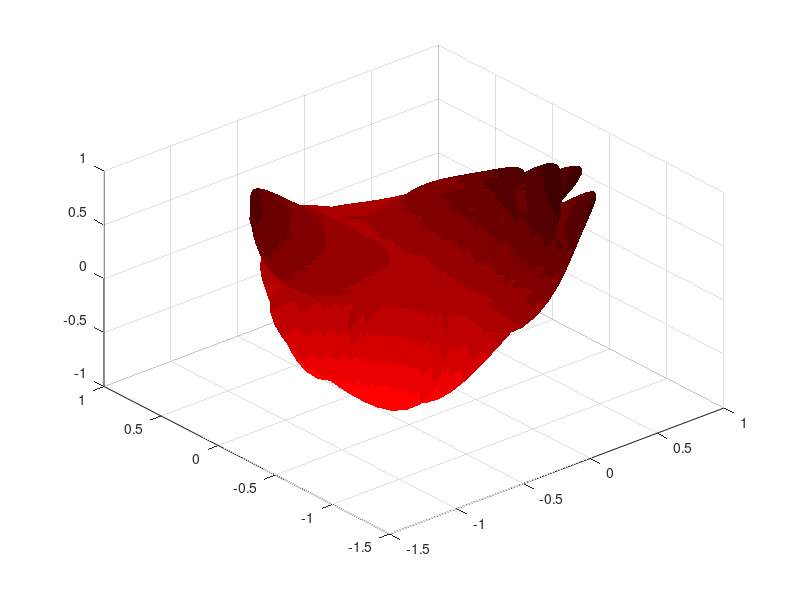

This chart was generated by the following MATLAB code:
n = 800;
A = 1.995653;
B = 1.27689;
C = 8;
r=linspace(0,1,n);
theta=linspace(-2,20*pi,n);
[R,THETA]=ndgrid(r,theta);
% define the number of petals you want per cycle.rose has 3 and a bit
petalNum=3.6;
X = 1 - (1/2)*((5/4)*(1 - mod(petalNum*THETA, 2*pi)/pi).^2- 1/4).^2;
phi = (pi/2)*exp(-THETA/(C*pi));
Y = A*(R.^2).*(B*R -1).^2.*sin(phi);
R2 = X.*(R.*sin(phi) + Y.*cos(phi));
X=R2.*sin(THETA);
Y=R2.*cos(THETA);
Z=X.*(R.*cos(phi)-Y.*sin(phi));
% % define a red map for the rose colouring
red_map=linspace(1,0.25,10)';
red_map(:,2)=0;
red_map(:,3)=0;
clf
surf(X,Y,Z,'LineStyle',"none")
view([-40.50 42.00])
colormap(red_map)
%remove axis from a figure
% set (gca, 'visible', 'off' )
